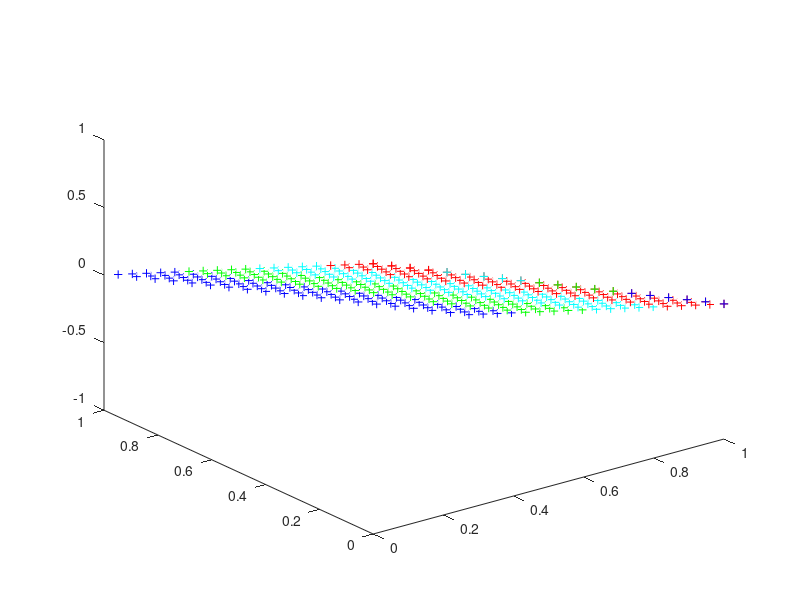

The MATLAB source for this figure:

w = linspace(0,1,20);
w = w';
x = w;

y = zeros(400,1);

for i=2:20
	x = [x; w];
end

for i=1:19
	y(i+(i-1)*20:i+(i-1)*20+19) = w(i);
end

z = 1 - x - y;

D = [x y z];

dlmwrite('plane.txt',D,"delimiter","  ");

plot3(x(1:100), y(1:100),z(1:100),'+r',x(101:200), y(101:200),z(101:200),'+c',x(201:300), y(201:300),z(201:300),'+g',x(301:400), y(301:400),z(301:400),'+b');
pause
